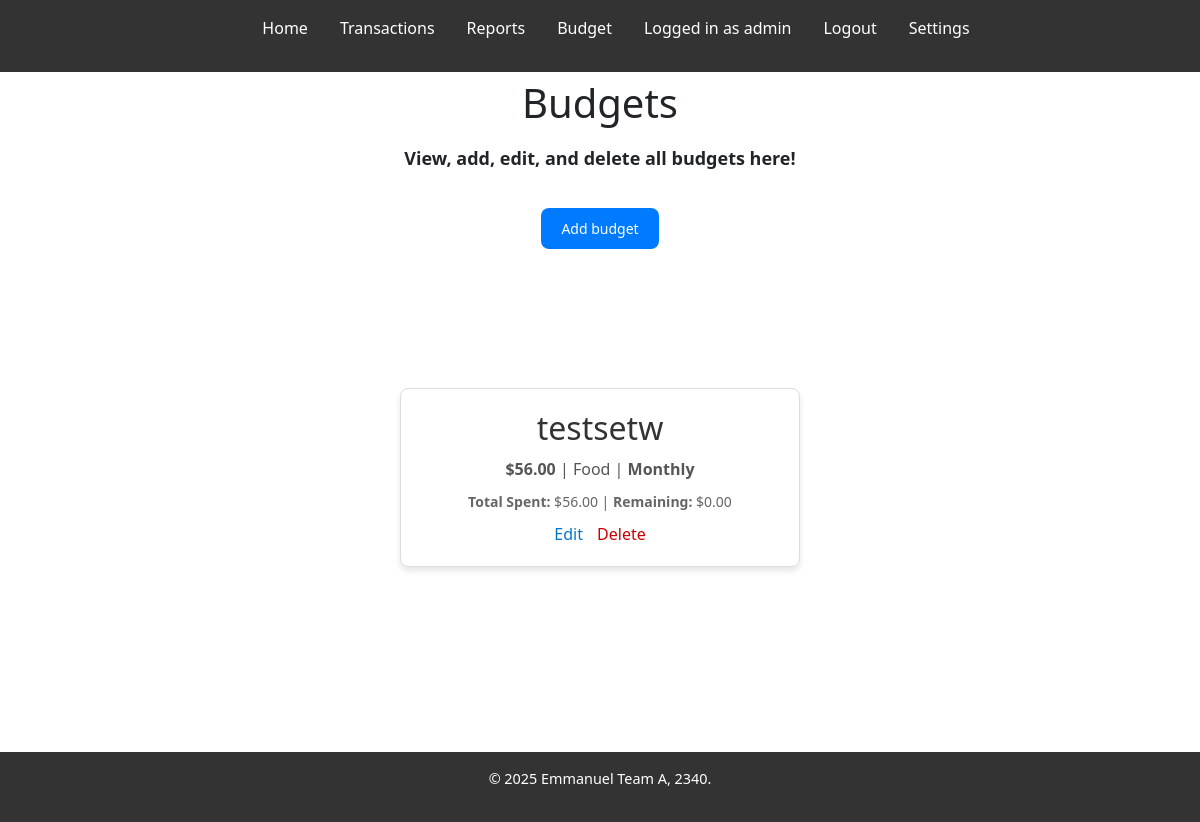
/budget/ (signed in), run on an earlier commit of the app's database.
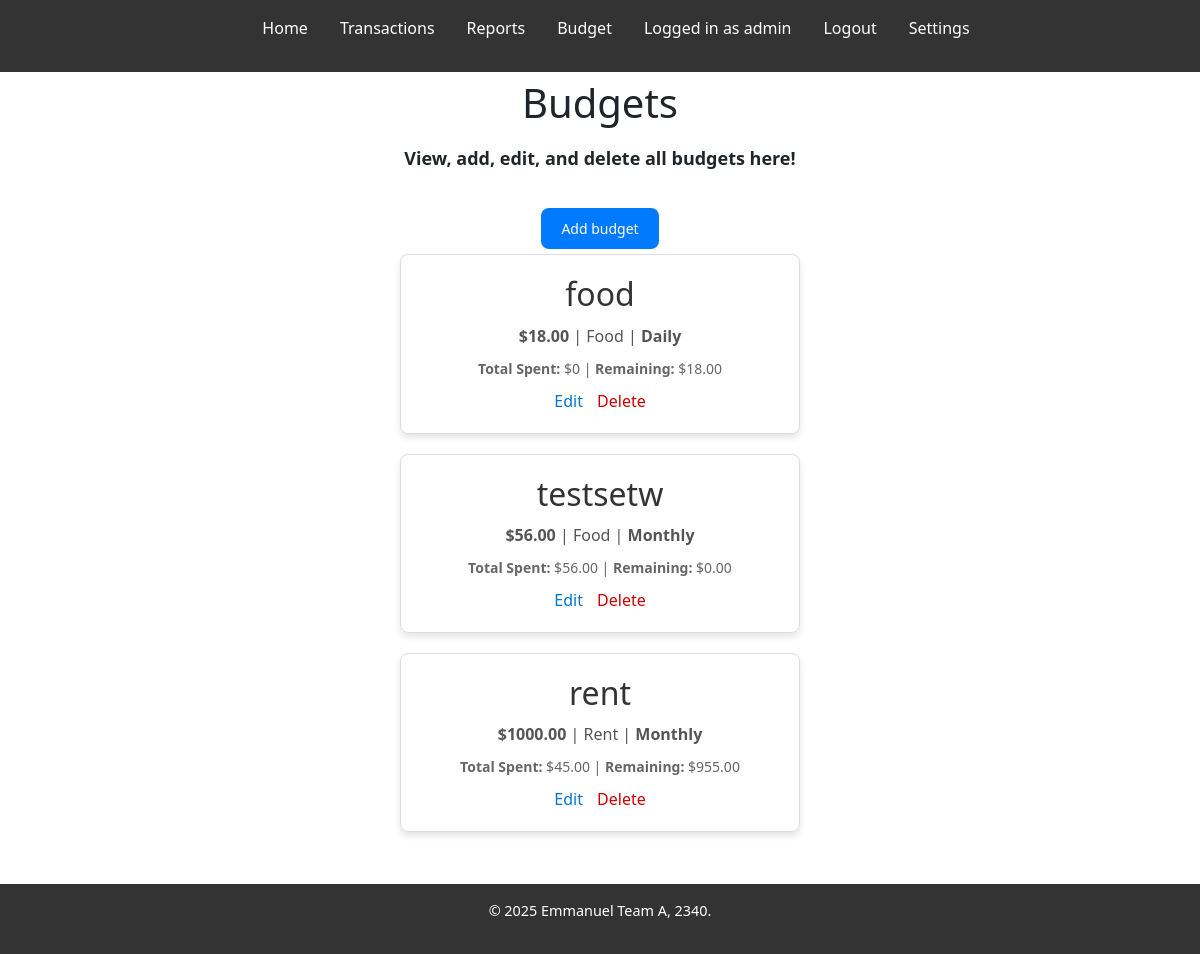
And on a later commit of the database.
### budget/models.py (models this page shows, shortened)
class Budget(models.Model):
    name = models.CharField(max_length=100)
    amount = models.DecimalField(max_digits=10, decimal_places=2)
    category = models.ForeignKey(Category, on_delete=models.CASCADE)
    timeframe = models.CharField(
        max_length=10,
        choices=[('daily', 'Daily'), ('weekly', 'Weekly'), ('monthly', 'Monthly')]
    )
    user = models.ForeignKey(
        settings.AUTH_USER_MODEL,
        on_delete=models.CASCADE,  # Ensures the budget is deleted when the user is deleted
        related_name="budgets",  # Allows reverse access via 'user.budgets'
    )
    class Meta:
        constraints = [
            models.UniqueConstraint(fields=['user', 'category', 'timeframe'], name='unique_user_category_timeframe')
        ]
    def total_spent(self, period):
        expenses = Expense.objects.filter(
            category=self.category,
            date__gte=self.get_date_range(period),  # Assume get_date_range handles period-based filtering
        )
        return sum(expense.amount for expense in expenses)
    def get_date_range(self, period):
        today = timezone.now().date()
        if period == 'daily':
            return today
        elif period == 'weekly':
            return today - timedelta(days=today.weekday())  # Start of the week (Monday)
        elif period == 'monthly':
            return today.replace(day=1)  # Start of the month
        return today

### expense/models.py (models this page shows, shortened)
class Category(models.Model):
    name = models.CharField(max_length=100)

### budget/views.py (the view)
# urls.py: path('', views.budget_list, name='budget_list'),
@login_required
def budget_list(request):
    manager = BudgetManager()
    budget_data = manager.get_budget_summaries(request.user)
    return render(request, 'budget/budget_list.html', {'budget_data': budget_data})

### budget/utils/budget_manager.py (called while the page is built)
    def __new__(cls):
        if cls._instance is None:
            cls._instance = super(BudgetManager, cls).__new__(cls)
        return cls._instance

    def get_budget_summaries(self, user):
        budgets = Budget.objects.filter(user=user).order_by('timeframe')
        budget_data = []
        for budget in budgets:
            total_spent = budget.total_spent(budget.timeframe)
            remaining_amount = budget.amount - total_spent
            over_budget = total_spent - budget.amount if total_spent > budget.amount else None
            budget.remaining_amount = remaining_amount
            budget.over_budget = over_budget
            budget_data.append({
                'budget': budget,
                'total_spent': total_spent,
            })
        return budget_data

### budget/templates/budget/budget_list.html
{% extends "base.html" %}
{% block content %}
    <div style="display: flex; flex-direction: column; justify-content: center; align-items: center; height: 15vh; text-align: center; gap: 10px;">
    <h1>Budgets</h1>
    <p style="font-weight: bold; font-size: 18px;">View, add, edit, and delete all budgets here!</p>
        <a
            href="{% url 'add_budget' %}"
            style="
                margin-top: 10px;
                padding: 10px 20px;
                background-color: #007BFF;
                color: #fff;
                border: none;
                border-radius: 8px;
                cursor: pointer;
                font-size: 14px;
                text-decoration: none;
                transition: background-color 0.3s ease;"
            onmouseover="this.style.backgroundColor='#0056b3'"
            onmouseout="this.style.backgroundColor='#007BFF'"
        >Add budget</a>
    </div>
    <div style="margin-top: 30px; display: flex; flex-direction: column; align-items: center; justify-content: center; width: 100%;">
            {% for item in budget_data %}
                <div style="
                border: 1px solid #ddd;
                padding: 20px;
                margin-bottom: 20px;
                border-radius: 8px;
                box-shadow: 0px 4px 6px rgba(0, 0, 0, 0.1);
                max-width: 400px;
                width: 100%;
                text-align: center;"
            >
                    <h2 style="margin: 0; color: #333;">{{ item.budget.name }}</h2>
                <p style="margin: 10px 0; font-size: 16px; color: #555;">
                    <span><strong>${{ item.budget.amount }}</strong></span> |
                    <span>{{ item.budget.category.name }}</span> |
                    <span style="font-weight: bold;">{{ item.budget.get_timeframe_display }}</span>
                </p>
                <p style="margin: 10px 0; font-size: 14px; color: #666;">
                    <strong>Total Spent:</strong> ${{ item.total_spent }} |
                <strong>Remaining:</strong>
                    {% if item.budget.over_budget %}
                        <span style="color: #ad1c1c;">Over Budget By ${{ item.budget.over_budget }}</span>
                    {% else %}
                        ${{ item.budget.remaining_amount }}
                    {% endif %}
                </p>
                <div style="margin-top: 10px;">
                    <a href="{% url 'edit_budget' item.budget.pk %}" style="margin-right: 10px; color: #0077cc; text-decoration: none;">Edit</a>
                    <a href="{% url 'delete_budget' item.budget.pk %}" style="color: #cc0000; text-decoration: none;">Delete</a>
                </div>
            </div>
        {% endfor %}
    </div>
{% endblock %}

What changed in the data, as far as the page shows it:
added Budget: budget.name "food", budget.amount "18.00", budget.category.name "Food", budget.timeframe "Daily", total_spent "0", budget.remaining_amount "18.00"
added Budget: budget.name "rent", budget.amount "1000.00", budget.category.name "Rent", budget.timeframe "Monthly", total_spent "45.00", budget.remaining_amount "955.00"
